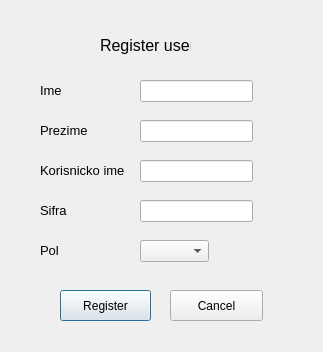
<?xml version="1.0" encoding="UTF-8"?>
<ui version="4.0">
 <class>Dialog</class>
 <widget class="QDialog" name="Dialog">
  <property name="geometry">
   <rect>
    <x>0</x>
    <y>0</y>
    <width>323</width>
    <height>352</height>
   </rect>
  </property>
  <property name="windowTitle">
   <string>Dialog</string>
  </property>
  <widget class="QLabel" name="label_3">
   <property name="geometry">
    <rect>
     <x>100</x>
     <y>30</y>
     <width>91</width>
     <height>31</height>
    </rect>
   </property>
   <property name="font">
    <font>
     <pointsize>12</pointsize>
    </font>
   </property>
   <property name="text">
    <string>Register user</string>
   </property>
  </widget>
  <widget class="QLabel" name="label">
   <property name="geometry">
    <rect>
     <x>40</x>
     <y>80</y>
     <width>71</width>
     <height>21</height>
    </rect>
   </property>
   <property name="font">
    <font>
     <pointsize>10</pointsize>
    </font>
   </property>
   <property name="text">
    <string>Ime</string>
   </property>
  </widget>
  <widget class="QLineEdit" name="lineEdit_2">
   <property name="geometry">
    <rect>
     <x>140</x>
     <y>80</y>
     <width>113</width>
     <height>22</height>
    </rect>
   </property>
  </widget>
  <widget class="QLabel" name="label_2">
   <property name="geometry">
    <rect>
     <x>40</x>
     <y>120</y>
     <width>71</width>
     <height>21</height>
    </rect>
   </property>
   <property name="font">
    <font>
     <pointsize>10</pointsize>
    </font>
   </property>
   <property name="text">
    <string>Prezime</string>
   </property>
  </widget>
  <widget class="QLineEdit" name="lineEdit_3">
   <property name="geometry">
    <rect>
     <x>140</x>
     <y>120</y>
     <width>113</width>
     <height>22</height>
    </rect>
   </property>
  </widget>
  <widget class="QLabel" name="label_4">
   <property name="geometry">
    <rect>
     <x>40</x>
     <y>240</y>
     <width>71</width>
     <height>21</height>
    </rect>
   </property>
   <property name="font">
    <font>
     <pointsize>10</pointsize>
    </font>
   </property>
   <property name="text">
    <string>Pol</string>
   </property>
  </widget>
  <widget class="QComboBox" name="comboBox">
   <property name="geometry">
    <rect>
     <x>140</x>
     <y>240</y>
     <width>69</width>
     <height>22</height>
    </rect>
   </property>
  </widget>
  <widget class="QLabel" name="label_5">
   <property name="geometry">
    <rect>
     <x>40</x>
     <y>160</y>
     <width>91</width>
     <height>21</height>
    </rect>
   </property>
   <property name="font">
    <font>
     <pointsize>10</pointsize>
    </font>
   </property>
   <property name="text">
    <string>Korisnicko ime</string>
   </property>
  </widget>
  <widget class="QLineEdit" name="lineEdit_4">
   <property name="geometry">
    <rect>
     <x>140</x>
     <y>160</y>
     <width>113</width>
     <height>22</height>
    </rect>
   </property>
  </widget>
  <widget class="QLabel" name="label_6">
   <property name="geometry">
    <rect>
     <x>40</x>
     <y>200</y>
     <width>81</width>
     <height>21</height>
    </rect>
   </property>
   <property name="font">
    <font>
     <pointsize>10</pointsize>
    </font>
   </property>
   <property name="text">
    <string>Sifra</string>
   </property>
  </widget>
  <widget class="QLineEdit" name="lineEdit_5">
   <property name="geometry">
    <rect>
     <x>140</x>
     <y>200</y>
     <width>113</width>
     <height>22</height>
    </rect>
   </property>
  </widget>
  <widget class="QPushButton" name="pushButton_3">
   <property name="geometry">
    <rect>
     <x>60</x>
     <y>290</y>
     <width>91</width>
     <height>31</height>
    </rect>
   </property>
   <property name="text">
    <string>Register</string>
   </property>
  </widget>
  <widget class="QPushButton" name="pushButton_2">
   <property name="geometry">
    <rect>
     <x>170</x>
     <y>290</y>
     <width>93</width>
     <height>31</height>
    </rect>
   </property>
   <property name="text">
    <string>Cancel</string>
   </property>
  </widget>
 </widget>
 <resources/>
 <connections/>
</ui>
